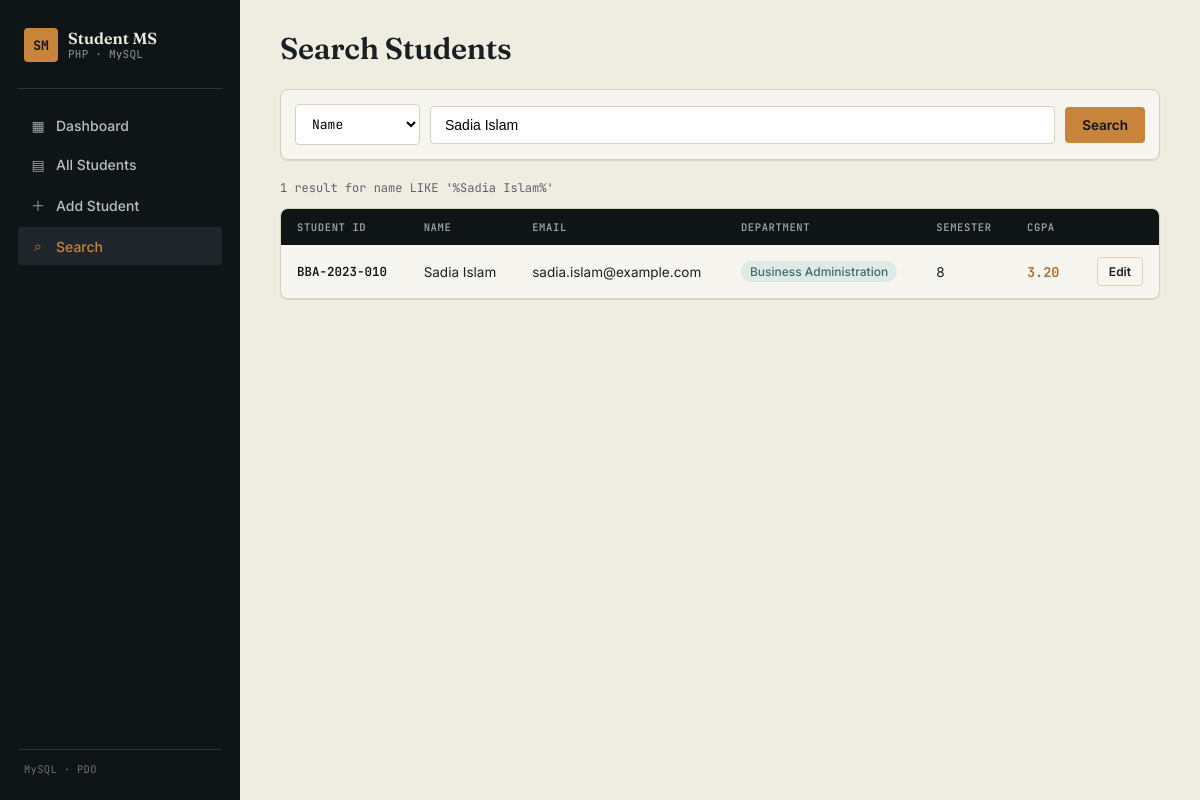
Page /search.php?keyword=Sadia Islam on the committed database.
### tables this page shows
CREATE TABLE students (
    student_id   VARCHAR(20) PRIMARY KEY,            
    name         VARCHAR(100) NOT NULL,
    email        VARCHAR(150) NOT NULL UNIQUE,
    dept_id      INT NOT NULL,
    semester     TINYINT NOT NULL,
    cgpa         DECIMAL(3,2) NOT NULL,
    created_at   TIMESTAMP NOT NULL DEFAULT CURRENT_TIMESTAMP,
    updated_at   TIMESTAMP NOT NULL DEFAULT CURRENT_TIMESTAMP ON UPDATE CURRENT_TIMESTAMP,
    CONSTRAINT chk_semester CHECK (semester BETWEEN 1 AND 12),
    CONSTRAINT chk_cgpa CHECK (cgpa >= 0.00 AND cgpa <= 4.00),
    CONSTRAINT fk_student_department
        FOREIGN KEY (dept_id) REFERENCES departments(dept_id)
        ON UPDATE CASCADE
        ON DELETE RESTRICT
);

CREATE TABLE departments (
    dept_id     INT AUTO_INCREMENT PRIMARY KEY,
    dept_name   VARCHAR(100) NOT NULL UNIQUE
);

### includes/student_functions.php (called while the page is built, shortened)
<?php
function searchStudents(string $criterion, string $keyword): array {
    $pdo = getConnection();
    $keywordLike = "%{$keyword}%";
    $base = "SELECT s.student_id, s.name, s.email, s.semester, s.cgpa,
                    d.dept_id, d.dept_name
             FROM students s
             JOIN departments d ON s.dept_id = d.dept_id";
    switch ($criterion) {
        case 'name':
            $sql = $base . " WHERE s.name LIKE :kw ORDER BY s.student_id";
            break;
    }
    $stmt = $pdo->prepare($sql);
    $stmt->execute([':kw' => $keywordLike]);
    return $stmt->fetchAll();
}

### search.php (the view, shortened to what this page needs)
<?php
require_once __DIR__ . '/includes/student_functions.php';
$criterion = $_GET['criterion'] ?? 'name';
$keyword   = trim($_GET['keyword'] ?? '');
$searched  = false;
$results   = [];
if ($keyword !== '') {
    $results  = searchStudents($criterion, $keyword);
    $searched = true;
}
require __DIR__ . '/includes/header.php';
?>
<form method="GET" action="search.php" class="search-bar">
    <select name="criterion">
        <option value="name" <?= $criterion === 'name' ? 'selected' : '' ?>>Name</option>
    </select>
    <input type="text" name="keyword" placeholder="Type to search…" value="<?= htmlspecialchars($keyword) ?>" autofocus>
    <button type="submit" class="btn btn-accent">Search</button>
</form>
<?php if ($searched): ?>
    <div class="search-meta">
        <?= count($results) ?> result<?= count($results) === 1 ? '' : 's' ?> for
        <span class="mono"><?= htmlspecialchars($criterion) ?> LIKE '%<?= htmlspecialchars($keyword) ?>%'</span>
    </div>
    <div class="table-wrap">
    <?php if ($results): ?>
        <table>
            <thead>
                <tr>
                    <th>Student ID</th>
                    <th>Name</th>
                    <th>Email</th>
                    <th>Department</th>
                    <th>Semester</th>
                    <th>CGPA</th>
                    <th></th>
                </tr>
            </thead>
            <tbody>
                <?php foreach ($results as $s): ?>
                <?php
                    $cgpa = (float) $s['cgpa'];
                    $cgpaClass = $cgpa >= 3.5 ? 'cgpa-high' : ($cgpa >= 3.0 ? 'cgpa-mid' : 'cgpa-low');
                ?>
                <tr>
                    <td><span class="cell-id"><?= htmlspecialchars($s['student_id']) ?></span></td>
                    <td><?= htmlspecialchars($s['name']) ?></td>
                    <td><?= htmlspecialchars($s['email']) ?></td>
                    <td><span class="dept-tag"><?= htmlspecialchars($s['dept_name']) ?></span></td>
                    <td><?= (int) $s['semester'] ?></td>
                    <td><span class="cgpa-value <?= $cgpaClass ?>"><?= number_format($cgpa, 2) ?></span></td>
                    <td>
                        <div class="row-actions">
                            <a href="edit_student.php?id=<?= urlencode($s['student_id']) ?>" class="btn btn-ghost btn-sm">Edit</a>
                        </div>
                    </td>
                </tr>
                <?php endforeach; ?>
            </tbody>
        </table>
    <?php endif; ?>
    </div>
<?php endif; ?>
<?php require __DIR__ . '/includes/footer.php'; ?>

### assets/css/style.css (style rules this page uses)
:root { --ink-950: #0f1417; --ink-900: #151b20; --ink-800: #1e262c; --ink-700: #2a343b; --ink-600: #3c4a53; --paper-50: #f7f5ef; --paper-100: #efece2; --paper-200: #e3ddcd; --line: #d8d1bd; --amber-500: #c8843a; --amber-600: #a8692a; --amber-tint: #f3e3cd; --teal-600: #3d6e64; --teal-tint: #dfeae6; --red-600: #b3452f; --red-tint: #f5ddd5; --text-primary: #1a1f22; --text-muted: #5c6469; --radius-sm: 4px; --radius-md: 8px; --shadow-card: 0 1px 2px rgba(15, 20, 23, 0.06), 0 1px 1px rgba(15, 20, 23, 0.04); }
* { box-sizing: border-box; }
html, body { margin: 0; padding: 0; background: var(--paper-100); color: var(--text-primary); font-family: 'Inter', -apple-system, sans-serif; -webkit-font-smoothing: antialiased; }
a { color: inherit; text-decoration: none; }
button { font-family: inherit; }
.mono { font-family: 'JetBrains Mono', monospace; }
.btn { display: inline-flex; align-items: center; gap: 6px; padding: 9px 16px; border-radius: var(--radius-sm); font-size: 13.5px; font-weight: 600; border: 1px solid transparent; cursor: pointer; transition: filter 0.12s ease, background 0.12s ease; }
.btn-accent { background: var(--amber-500); color: var(--ink-950); }
.btn-ghost { background: transparent; border-color: var(--line); color: var(--text-primary); }
.btn-sm { padding: 6px 11px; font-size: 12px; }
.table-wrap { background: var(--paper-50); border: 1px solid var(--line); border-radius: var(--radius-md); overflow: hidden; box-shadow: var(--shadow-card); }
table { width: 100%; border-collapse: collapse; }
thead tr { background: var(--ink-950); }
th { text-align: left; font-family: 'JetBrains Mono', monospace; font-size: 10.5px; text-transform: uppercase; letter-spacing: 0.06em; color: #9aa3a9; padding: 11px 16px; font-weight: 600; }
td { padding: 12px 16px; font-size: 13.5px; border-bottom: 1px solid var(--paper-200); vertical-align: middle; }
tbody tr:last-child td { border-bottom: none; }
.cell-id { font-family: 'JetBrains Mono', monospace; font-weight: 600; font-size: 12.5px; color: var(--ink-950); }
.dept-tag { display: inline-block; font-size: 12px; padding: 3px 9px; border-radius: 12px; background: var(--teal-tint); color: var(--teal-600); font-weight: 500; }
.cgpa-value { font-family: 'JetBrains Mono', monospace; font-weight: 600; }
.cgpa-mid { color: var(--amber-600); }
.row-actions { display: flex; gap: 6px; justify-content: flex-end; }
.search-bar { display: flex; gap: 10px; background: var(--paper-50); border: 1px solid var(--line); border-radius: var(--radius-md); padding: 14px; margin-bottom: 20px; box-shadow: var(--shadow-card); flex-wrap: wrap; align-items: center; }
.search-bar select { font-family: 'JetBrains Mono', monospace; font-size: 13px; padding: 10px 12px; border: 1px solid var(--line); border-radius: var(--radius-sm); background: #fff; }
.search-bar input[type="text"] { flex: 1; min-width: 200px; font-size: 14px; padding: 10px 14px; border: 1px solid var(--line); border-radius: var(--radius-sm); outline: none; }
.search-meta { font-family: 'JetBrains Mono', monospace; font-size: 12px; color: var(--text-muted); margin-bottom: 12px; }

### rows in the picture
students: student_id "BBA-2023-010", name "Sadia Islam", email "sadia.islam@example.com", dept.dept_name "Business Administration", semester "8", cgpa "3.20"

### other values in the picture
$pageTitle "Search Students"
count($results) "1"
$criterion "name"
$keyword "Sadia Islam"
